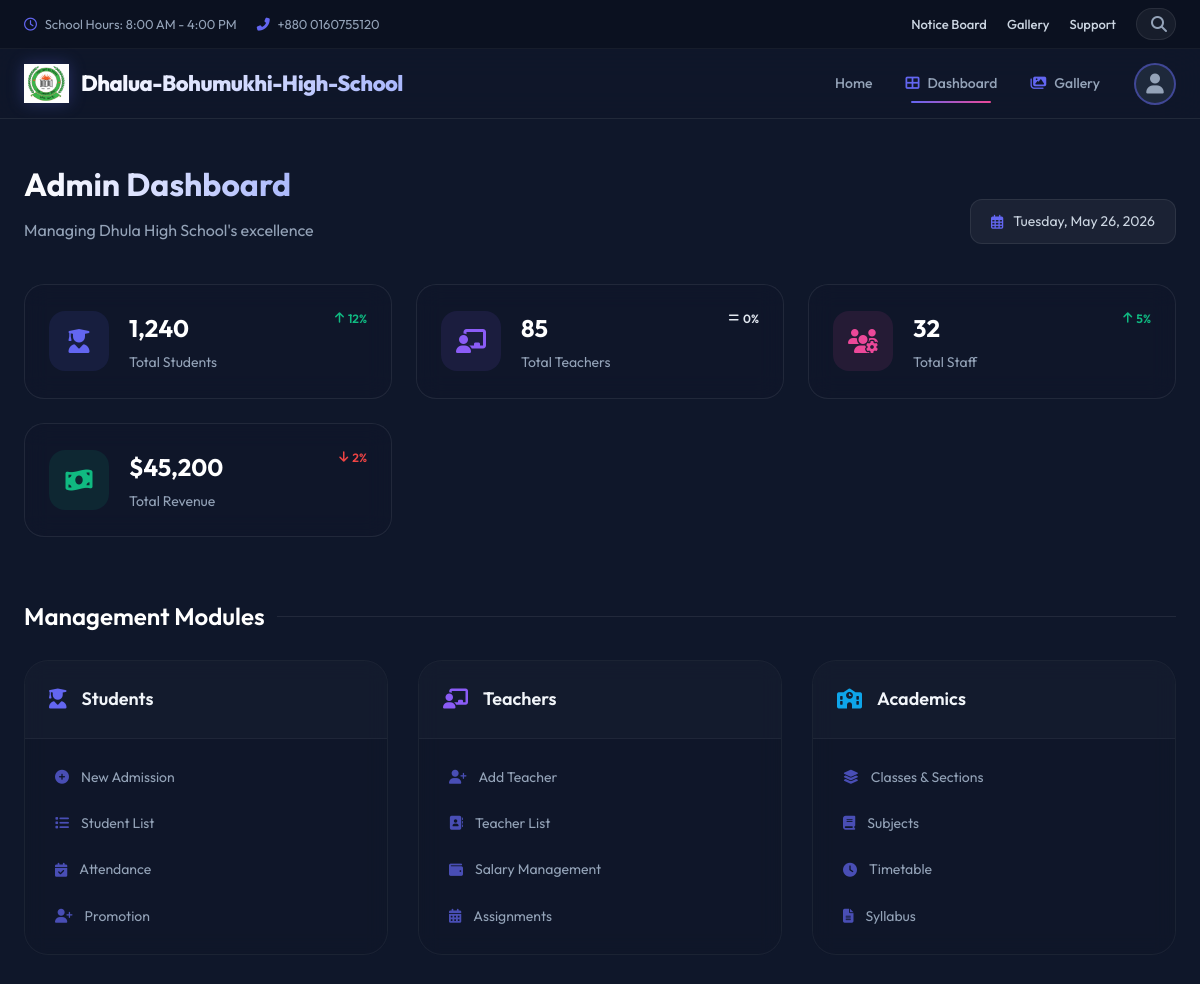
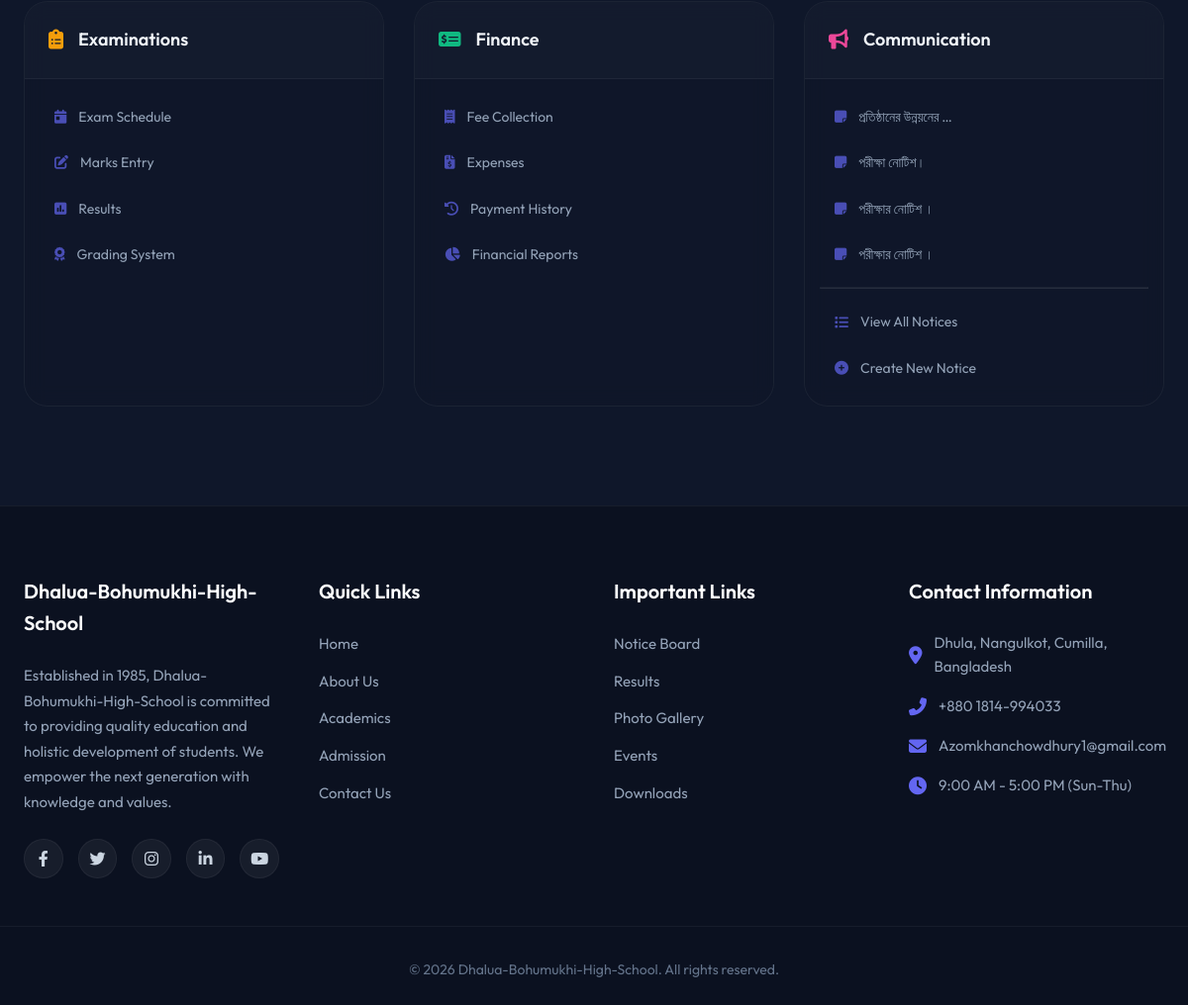
/admin-dashboard/ (signed in), run on the app's committed database (2 pictures, top to bottom).
### notices/models.py (models this page shows, shortened)
class Notice(models.Model):
    title = models.CharField(max_length=255)
    content = models.TextField()
    is_public = models.BooleanField(default=False, help_text="Public notices are visible to everyone without login.")
    target_student = models.BooleanField(default=False, verbose_name="Student")
    target_teacher = models.BooleanField(default=False, verbose_name="Teacher")
    target_staff = models.BooleanField(default=False, verbose_name="Staff")
    target_parent = models.BooleanField(default=False, verbose_name="Parent")
    created_at = models.DateTimeField(auto_now_add=True)
    updated_at = models.DateTimeField(auto_now=True)
    created_by = models.ForeignKey(User, on_delete=models.SET_NULL, null=True, blank=True)
    signature = models.ImageField(upload_to='notices/signatures/', null=True, blank=True, help_text="Upload headmaster's signature image.")
    attachment = models.FileField(upload_to='notices/attachments/', null=True, blank=True, help_text="Upload official PDF or Image notice.")
    class Meta:
        ordering = ['-created_at']
        verbose_name = "Notice"
        verbose_name_plural = "Notices"

### admin/views.py (the view)
# urls.py: path('', views.dashboard, name='dashboard'),
@staff_member_required
def dashboard(request):
    notices = Notice.objects.all().order_by('-created_at')[:5]
    context = {
        'total_students': Student.objects.count(),
        'total_teachers': Teacher.objects.count(),
        'total_classes': SchoolClass.objects.count(),
        'notices': notices,
    }
    return render(request, 'admin/dashboard.html', context)

### accounts/context_processors.py (called while the page is built)
def user_profile_context(request):
    if request.user.is_authenticated:
        user = request.user
        role = "Admin" if user.is_superuser else "User"
        profile = None
        if hasattr(user, 'student_profile'):
            role = "Student"
            profile = user.student_profile
        elif hasattr(user, 'teacher_profile'):
            role = "Teacher"
            profile = user.teacher_profile
        elif hasattr(user, 'staff_profile'):
            role = "Staff"
            profile = user.staff_profile
        elif hasattr(user, 'parent_profile'):
            role = "Parent"
            profile = user.parent_profile
        return {
            'global_role': role,
            'global_profile': profile
        }
    return {}

### templates/admin/dashboard.html (shortened to what this page needs)
{% extends 'base.html' %}
{% load static %}
{% block css %}
<link rel="stylesheet" href="{% static 'css/dashboard.css' %}">
{% endblock %}
{% block content %}
<div class="dashboard-wrapper">
    <div class="dashboard-header">
        <div class="welcome-text">
            <h1>Admin Dashboard</h1>
            <p>Managing Dhula High School's excellence</p>
        </div>
        <div class="date-display" id="currentDate">
            <i class="far fa-calendar-alt"></i>
            <span id="dateText"></span>
        </div>
    </div>
    <div class="stats-container">
        <div class="stat-card">
            <div class="stat-icon students">
                <i class="fas fa-user-graduate"></i>
            </div>
            <div class="stat-info">
                <h3>1,240</h3>
                <p>Total Students</p>
            </div>
            <div class="stat-trend positive">
                <i class="fas fa-arrow-up"></i> 12%
            </div>
        </div>
        <div class="stat-card">
            <div class="stat-icon teachers">
                <i class="fas fa-chalkboard-teacher"></i>
            </div>
            <div class="stat-info">
                <h3>85</h3>
                <p>Total Teachers</p>
            </div>
            <div class="stat-trend">
                <i class="fas fa-equals"></i> 0%
            </div>
        </div>
        <div class="stat-card">
            <div class="stat-icon staff">
                <i class="fas fa-users-cog"></i>
            </div>
            <div class="stat-info">
                <h3>32</h3>
                <p>Total Staff</p>
            </div>
            <div class="stat-trend positive">
                <i class="fas fa-arrow-up"></i> 5%
            </div>
        </div>
        <div class="stat-card">
            <div class="stat-icon revenue">
                <i class="fas fa-money-bill-wave"></i>
            </div>
            <div class="stat-info">
                <h3>$45,200</h3>
                <p>Total Revenue</p>
            </div>
            <div class="stat-trend negative">
                <i class="fas fa-arrow-down"></i> 2%
            </div>
        </div>
    </div>
    <h2 class="section-title">Management Modules</h2>
    <div class="modules-grid">
        <div class="module-card">
            <div class="module-header students">
                <i class="fas fa-user-graduate"></i>
                <h3>Students</h3>
            </div>
            <ul class="module-links">
                <li><a href="{% url 'admin_panel:student_admission' %}"><i class="fas fa-plus-circle"></i> New Admission</a></li>
                <li><a href="{% url 'admin_panel:student_list' %}"><i class="fas fa-list"></i> Student List</a></li>
                <li><a href="{% url 'admin_panel:student_attendance' %}"><i class="fas fa-calendar-check"></i> Attendance</a></li>
                <li><a href="{% url 'admin_panel:student_promotion' %}"><i class="fas fa-user-plus"></i> Promotion</a></li>
            </ul>
        </div>
        <div class="module-card">
            <div class="module-header teachers">
                <i class="fas fa-chalkboard-teacher"></i>
                <h3>Teachers</h3>
            </div>
            <ul class="module-links">
                <li><a href="{% url 'admin_panel:teacher_add' %}"><i class="fas fa-user-plus"></i> Add Teacher</a></li>
                <li><a href="{% url 'admin_panel:teacher_list' %}"><i class="fas fa-address-book"></i> Teacher List</a></li>
                <li><a href="{% url 'admin_panel:teacher_salary' %}"><i class="fas fa-wallet"></i> Salary Management</a></li>
                <li><a href="{% url 'admin_panel:teacher_assignments' %}"><i class="fas fa-calendar-alt"></i> Assignments</a></li>
            </ul>
        </div>
        <div class="module-card">
            <div class="module-header academics">
                <i class="fas fa-school"></i>
                <h3>Academics</h3>
            </div>
            <ul class="module-links">
                <li><a href="{% url 'admin_panel:academics_classes' %}"><i class="fas fa-layer-group"></i> Classes & Sections</a></li>
                <li><a href="{% url 'admin_panel:academics_subjects' %}"><i class="fas fa-book"></i> Subjects</a></li>
                <li><a href="{% url 'admin_panel:academics_timetable' %}"><i class="fas fa-clock"></i> Timetable</a></li>
                <li><a href="{% url 'admin_panel:academics_syllabus' %}"><i class="fas fa-file-alt"></i> Syllabus</a></li>
            </ul>
        </div>
        <div class="module-card">
            <div class="module-header exams">
                <i class="fas fa-clipboard-list"></i>
                <h3>Examinations</h3>
            </div>
            <ul class="module-links">
                <li><a href="{% url 'admin_panel:exam_schedule' %}"><i class="fas fa-calendar-day"></i> Exam Schedule</a></li>
                <li><a href="{% url 'admin_panel:exam_marks_entry' %}"><i class="fas fa-edit"></i> Marks Entry</a></li>
                <li><a href="{% url 'admin_panel:exam_results' %}"><i class="fas fa-poll"></i> Results</a></li>
                <li><a href="{% url 'admin_panel:exam_grading' %}"><i class="fas fa-award"></i> Grading System</a></li>
            </ul>
        </div>
        <div class="module-card">
            <div class="module-header finance">
                <i class="fas fa-money-check-alt"></i>
                <h3>Finance</h3>
            </div>
            <ul class="module-links">
                <li><a href="{% url 'admin_panel:finance_fees' %}"><i class="fas fa-receipt"></i> Fee Collection</a></li>
                <li><a href="{% url 'admin_panel:finance_expenses' %}"><i class="fas fa-file-invoice-dollar"></i> Expenses</a></li>
                <li><a href="{% url 'admin_panel:finance_history' %}"><i class="fas fa-history"></i> Payment History</a></li>
                <li><a href="{% url 'admin_panel:finance_reports' %}"><i class="fas fa-chart-pie"></i> Financial Reports</a></li>
            </ul>
        </div>
        <div class="module-card">
            <div class="module-header communication">
                <i class="fas fa-bullhorn"></i>
                <h3>Communication</h3>
            </div>
            <ul class="module-links">
                {% for notice in notices %}
                <li>
                    <a href="{% url 'notices:notice_list' %}"><i class="fas fa-sticky-note"></i> {{ notice.title|truncatechars:20 }}</a>
                </li>
                {% empty %}
                <li><a href="#"><i class="fas fa-info-circle"></i> No notices</a></li>
                {% endfor %}
                <hr style="opacity: 0.1; margin: 10px 0;">
                <li><a href="{% url 'notices:notice_list' %}"><i class="fas fa-list"></i> View All Notices</a></li>
                <li><a href="{% url 'admin:notices_notice_add' %}"><i class="fas fa-plus-circle"></i> Create New Notice</a></li>
            </ul>
        </div>
    </div>
</div>
{% endblock %}

### static/css/base.css (style rules this page uses)
* { margin: 0; padding: 0; box-sizing: border-box; font-family: 'Outfit', sans-serif; }
body { background-color: #0f172a; color: #e2e8f0; line-height: 1.6; overflow-x: hidden; }

### static/css/dashboard.css (style rules this page uses)
.dashboard-wrapper { padding: 40px 24px; max-width: 1400px; margin: 0 auto; }
.dashboard-header { display: flex; justify-content: space-between; align-items: flex-end; margin-bottom: 40px; }
.welcome-text h1 { font-size: 32px; font-weight: 700; background: linear-gradient(to right, #ffffff, #a5b4fc); -webkit-background-clip: text; background-clip: text; -webkit-text-fill-color: transparent; margin-bottom: 8px; }
.welcome-text p { color: #94a3b8; font-size: 16px; }
.date-display { background: rgba(255, 255, 255, 0.05); padding: 10px 20px; border-radius: 12px; border: 1px solid rgba(255, 255, 255, 0.08); color: #cbd5e1; font-size: 14px; display: flex; align-items: center; gap: 10px; }
.date-display i { color: #6366f1; }
.stats-container { display: grid; grid-template-columns: repeat(auto-fit, minmax(280px, 1fr)); gap: 24px; margin-bottom: 60px; }
.stat-card { background: rgba(15, 23, 42, 0.6); backdrop-filter: blur(12px); border: 1px solid rgba(255, 255, 255, 0.08); border-radius: 20px; padding: 24px; display: flex; align-items: center; gap: 20px; position: relative; overflow: hidden; transition: all 0.3s ease; }
.stat-icon { width: 60px; height: 60px; border-radius: 16px; display: flex; align-items: center; justify-content: center; font-size: 24px; }
.stat-icon.students { background: rgba(99, 102, 241, 0.1); color: #6366f1; }
.stat-icon.teachers { background: rgba(139, 92, 246, 0.1); color: #8b5cf6; }
.stat-icon.staff { background: rgba(236, 72, 153, 0.1); color: #ec4899; }
.stat-icon.revenue { background: rgba(16, 185, 129, 0.1); color: #10b981; }
.stat-info h3 { font-size: 24px; font-weight: 700; color: #ffffff; margin-bottom: 4px; }
.stat-info p { color: #94a3b8; font-size: 14px; }
.stat-trend { position: absolute; top: 24px; right: 24px; font-size: 12px; font-weight: 600; display: flex; align-items: center; gap: 4px; }
.stat-trend.positive { color: #10b981; }
.stat-trend.negative { color: #ef4444; }
.section-title { font-size: 24px; font-weight: 600; color: #ffffff; margin-bottom: 24px; display: flex; align-items: center; gap: 12px; }
.section-title::after { content: ''; flex: 1; height: 1px; background: rgba(255, 255, 255, 0.08); }
.modules-grid { display: grid; grid-template-columns: repeat(auto-fit, minmax(350px, 1fr)); gap: 30px; }
.module-card { background: rgba(15, 23, 42, 0.4); backdrop-filter: blur(10px); border: 1px solid rgba(255, 255, 255, 0.05); border-radius: 24px; padding: 0; overflow: hidden; transition: all 0.4s cubic-bezier(0.16, 1, 0.3, 1); }
.module-header { padding: 24px; display: flex; align-items: center; gap: 15px; background: rgba(255, 255, 255, 0.02); border-bottom: 1px solid rgba(255, 255, 255, 0.05); }
.module-header i { font-size: 20px; }
.module-header.students { color: #6366f1; }
.module-header.teachers { color: #8b5cf6; }
.module-header.academics { color: #0ea5e9; }
.module-header.exams { color: #f59e0b; }
.module-header.finance { color: #10b981; }
.module-header.communication { color: #ec4899; }
.module-header h3 { font-size: 18px; font-weight: 600; color: #f1f5f9; }
.module-links { list-style: none; padding: 15px; }
.module-links li a { display: flex; align-items: center; gap: 12px; padding: 12px 15px; color: #94a3b8; text-decoration: none; font-size: 14px; border-radius: 12px; transition: all 0.2s ease; }
.module-links li a i { font-size: 14px; color: #6366f1; opacity: 0.7; }

### data on the page
Notice: title "প্রতিষ্ঠানের উন্নয়নের …"
Notice: title "পরীক্ষা নোটিশ।"
Notice: title "পরীক্ষার নোটিশ ।"
Notice: title "পরীক্ষার নোটিশ ।"
